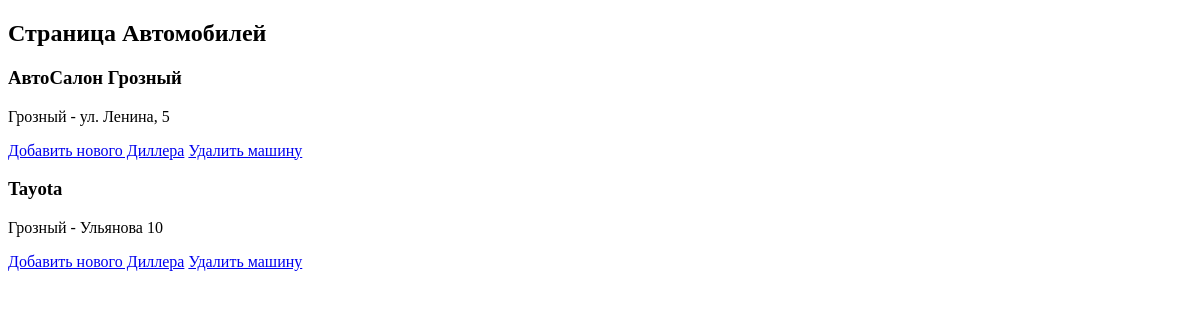
Before: / with the older database file.
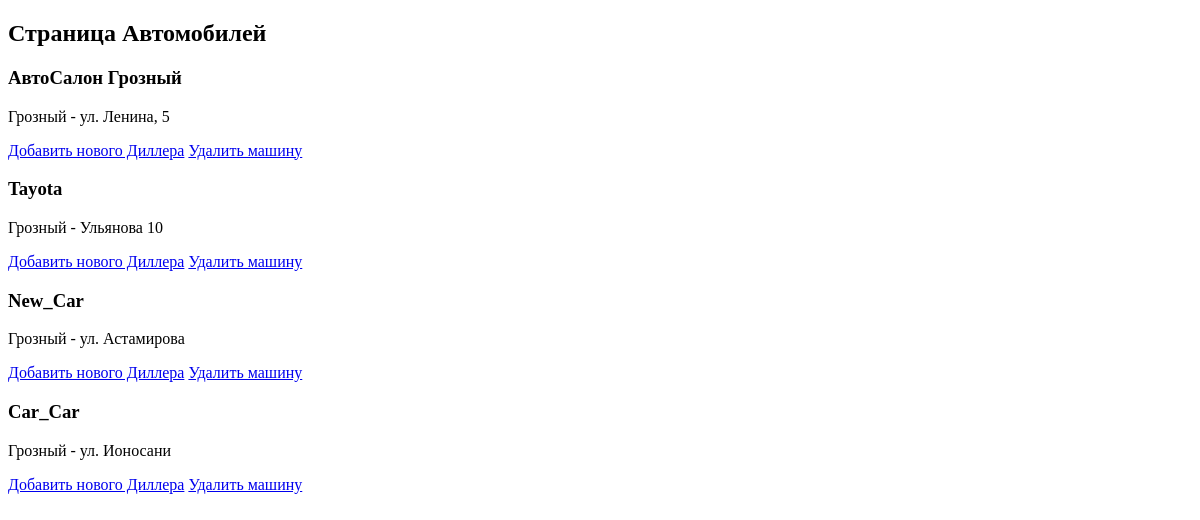
After: the same page with the newer database file.
### table/models.py (models this page shows)
class CarDealer(Base):
    __tablename__ = 'cardealers'
    id = Column(Integer, primary_key=True)
    name = Column(String, nullable=False, unique=True)
    city = Column(String, nullable=False)
    address = Column(String, nullable=False)
    cars = relationship('Car', back_populates='dealer')

### app.py (the view)
@app.route('/')
def main():
    dealers = session.query(CarDealer).all()
    return render_template('index.html', current_user=current_user, dealers=dealers)

### templates/index.html (shortened to what this page needs)
<!DOCTYPE html>
<html lang="en">
<head>
    <link rel="stylesheet" href="{{ url_for('static', filename='index.css') }}">
</head>
<body>
<h2>Страница Автомобилей</h2>
{% for dealer in dealers %}
<div>
    <h3>{{dealer.name}}</h3>
    <p> {{dealer.city}} - {{dealer.address}}</p>
    <a href="{{ url_for('cars.add_auto') }}">Добавить нового Диллера</a>
    <a href="{{ url_for('cars.auto_delete', id=dealer.id) }}">Удалить машину</a>
</div>
{% endfor %}
</body>
</html>

Changed rows visible on the page:
added CarDealer: name "New_Car", city "Грозный", address "ул. Астамирова"
added CarDealer: name "Car_Car", city "Грозный", address "ул. Ионосани"
